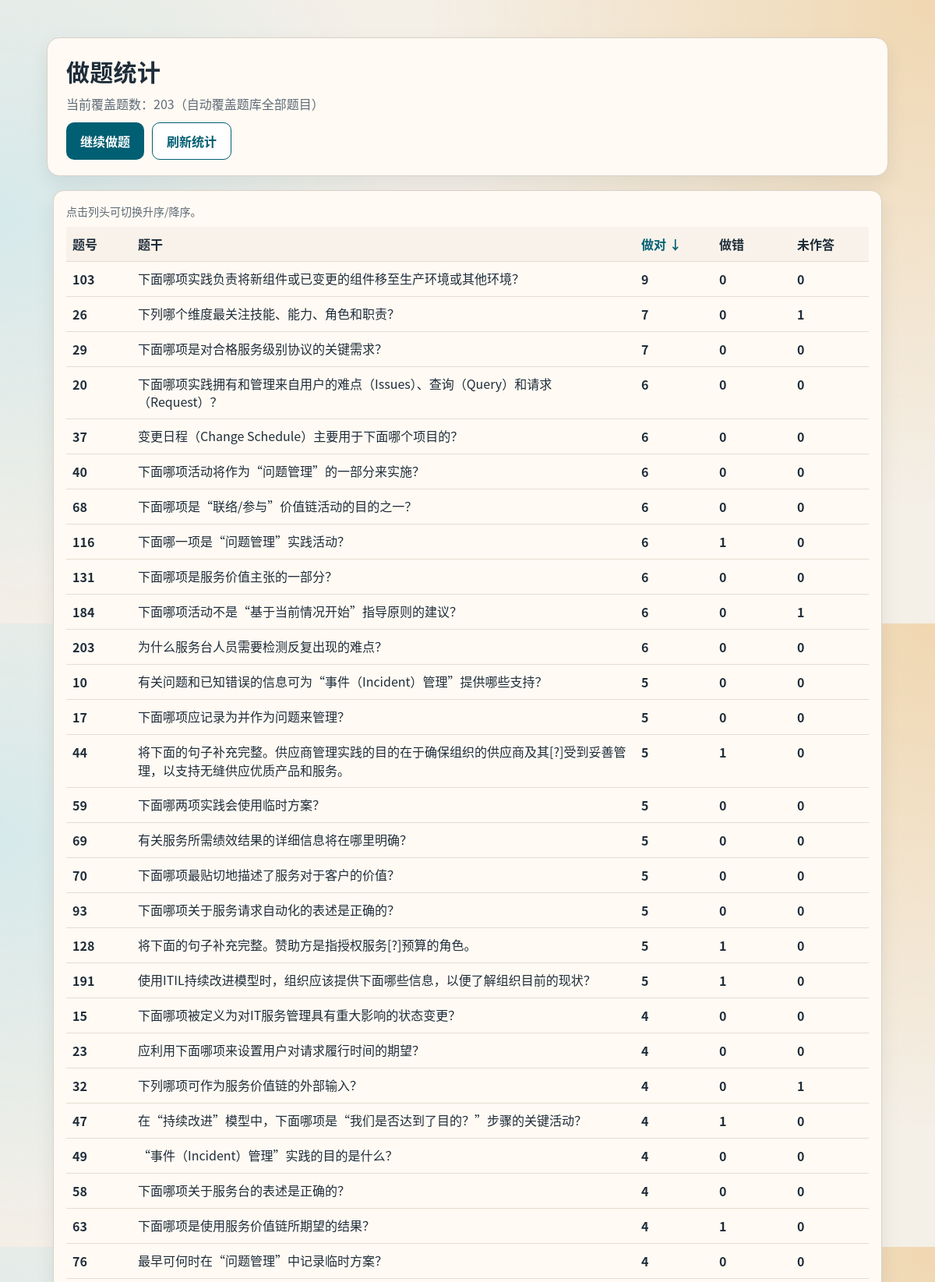
/stats?sort=correct&order=desc (upper part), run on the app's committed database.
### tables this page shows
CREATE TABLE questions (
            id INTEGER PRIMARY KEY AUTOINCREMENT,
            question_number INTEGER UNIQUE NOT NULL,
            question_text TEXT NOT NULL,
            option_a TEXT NOT NULL,
            option_b TEXT NOT NULL,
            option_c TEXT NOT NULL,
            option_d TEXT NOT NULL,
            correct_answer TEXT NOT NULL CHECK (correct_answer IN ('A', 'B', 'C', 'D'))
        );

### app.py (the view)
@app.route("/stats", methods=["GET"])
def stats_page():
    sync_stats_questions()
    sort_key = request.args.get("sort", "question")
    order = request.args.get("order", "asc")
    rows, normalized_sort, normalized_order = query_stats_rows(sort_key, order)
    next_orders: dict[str, str] = {}
    for key in SORT_FIELD_MAP:
        if key == normalized_sort:
            next_orders[key] = "desc" if normalized_order == "asc" else "asc"
        else:
            next_orders[key] = "asc" if key == "question" else "desc"
    return render_template(
        "stats.html",
        stats_rows=rows,
        total_questions=len(rows),
        sort_key=normalized_sort,
        sort_order=normalized_order,
        next_orders=next_orders,
    )

### app.py (called while the page is built)
def open_db_connection() -> sqlite3.Connection:
    connection = sqlite3.connect(DB_PATH)
    connection.execute("PRAGMA journal_mode=OFF")
    connection.execute("PRAGMA synchronous=OFF")
    return connection

def open_stats_connection() -> sqlite3.Connection:
    connection = sqlite3.connect(STATS_DB_PATH)
    connection.execute("PRAGMA journal_mode=OFF")
    connection.execute("PRAGMA synchronous=OFF")
    return connection

def create_stats_tables(connection: sqlite3.Connection) -> None:
    connection.execute(
        """
        CREATE TABLE IF NOT EXISTS question_stats (
            question_id INTEGER PRIMARY KEY,
            question_number INTEGER UNIQUE NOT NULL,
            correct_count INTEGER NOT NULL DEFAULT 0,
            wrong_count INTEGER NOT NULL DEFAULT 0,
            unanswered_count INTEGER NOT NULL DEFAULT 0,
            updated_at REAL NOT NULL
        )
        """
    )

def get_connection() -> sqlite3.Connection:
    connection = open_db_connection()
    connection.row_factory = sqlite3.Row
    return connection

### templates/stats.html (shortened to what this page needs)
﻿<!doctype html>
<html lang="zh-CN">
<head>
  <link rel="stylesheet" href="{{ url_for('static', filename='style.css') }}">
</head>
<body class="stats-page">
  <header class="page-header">
    <h1>做题统计</h1>
    <p>当前覆盖题数：{{ total_questions }}（自动覆盖题库全部题目）</p>
    <div class="header-actions">
      <a href="{{ url_for('quiz_page') }}" class="primary-btn">继续做题</a>
      <a href="{{ url_for('stats_page') }}" class="secondary-btn">刷新统计</a>
    </div>
  </header>
  <main class="content">
    <section class="card">
      <div class="stats-hint">点击列头可切换升序/降序。</div>
      <div class="stats-table-wrap">
        <table class="stats-table">
          <thead>
            <tr>
              <th>
                <a href="{{ url_for('stats_page', sort='question', order=next_orders['question']) }}" class="sort-link{% if sort_key == 'question' %} active{% endif %}">
                  题号{% if sort_key == 'question' %} {{ '↑' if sort_order == 'asc' else '↓' }}{% endif %}
                </a>
              </th>
              <th>题干</th>
              <th>
                <a href="{{ url_for('stats_page', sort='correct', order=next_orders['correct']) }}" class="sort-link{% if sort_key == 'correct' %} active{% endif %}">
                  做对{% if sort_key == 'correct' %} {{ '↑' if sort_order == 'asc' else '↓' }}{% endif %}
                </a>
              </th>
              <th>
                <a href="{{ url_for('stats_page', sort='wrong', order=next_orders['wrong']) }}" class="sort-link{% if sort_key == 'wrong' %} active{% endif %}">
                  做错{% if sort_key == 'wrong' %} {{ '↑' if sort_order == 'asc' else '↓' }}{% endif %}
                </a>
              </th>
              <th>
                <a href="{{ url_for('stats_page', sort='unanswered', order=next_orders['unanswered']) }}" class="sort-link{% if sort_key == 'unanswered' %} active{% endif %}">
                  未作答{% if sort_key == 'unanswered' %} {{ '↑' if sort_order == 'asc' else '↓' }}{% endif %}
                </a>
              </th>
            </tr>
          </thead>
          <tbody>
            {% for row in stats_rows %}
            <tr>
              <td class="col-number">{{ row.question_number }}</td>
              <td class="col-question">{{ row.question_text }}</td>
              <td class="col-correct">{{ row.correct_count }}</td>
              <td class="col-wrong">{{ row.wrong_count }}</td>
              <td class="col-unanswered">{{ row.unanswered_count }}</td>
            </tr>
            {% endfor %}
          </tbody>
        </table>
      </div>
    </section>
  </main>
</body>
</html>

### static/style.css (style rules this page uses)
:root { --bg: #f4efe7; --panel: #fffaf3; --ink: #1f2d3a; --ink-soft: #5f6b77; --primary: #005f73; --primary-hover: #0a7f96; --accent: #d9a441; --ok-bg: #def4e8; --ok-border: #2b8f62; --bad-bg: #ffe2e2; --bad-border: #c43636; --border: #d9d1c8; --card-shadow: 0 10px 24px rgba(14, 35, 48, 0.08); }
* { box-sizing: border-box; }
body { margin: 0; font-family: "Microsoft YaHei", "PingFang SC", "Noto Sans CJK SC", sans-serif; color: var(--ink); background: radial-gradient(circle at top right, #f0d7b1 0%, transparent 45%), radial-gradient(circle at left 35%, #d6e9ea 0%, transparent 40%), var(--bg); min-height: 100vh; }
.page-header { max-width: 1080px; margin: 24px auto 0; padding: 20px 24px; border: 1px solid var(--border); border-radius: 16px; background: var(--panel); box-shadow: var(--card-shadow); }
.page-header h1 { margin: 0; font-size: 30px; letter-spacing: 0.3px; }
.page-header p { margin: 8px 0 0; color: var(--ink-soft); font-size: 16px; }
.header-actions { display: flex; gap: 10px; flex-wrap: wrap; margin-top: 12px; }
.content { max-width: 1080px; margin: 18px auto 40px; padding: 0 8px; }
.card { padding: 16px; border-radius: 14px; border: 1px solid var(--border); background: var(--panel); box-shadow: var(--card-shadow); }
.primary-btn { display: inline-flex; justify-content: center; align-items: center; padding: 11px 18px; border: none; border-radius: 10px; text-decoration: none; background: var(--primary); color: #fff; font-size: 16px; font-weight: 700; cursor: pointer; }
.secondary-btn { display: inline-flex; justify-content: center; align-items: center; padding: 11px 18px; border: 1px solid var(--primary); border-radius: 10px; text-decoration: none; background: #fff; color: var(--primary); font-size: 16px; font-weight: 700; cursor: pointer; }
.stats-hint { color: var(--ink-soft); margin-bottom: 10px; font-size: 14px; }
.stats-table-wrap { overflow: auto; }
.stats-table { width: 100%; border-collapse: collapse; min-width: 760px; }
.stats-table th, .stats-table td { border-bottom: 1px solid #e4ddd3; padding: 10px 8px; text-align: left; vertical-align: top; }
.stats-table th { background: #f8f2ea; position: sticky; top: 0; z-index: 1; }
.sort-link { text-decoration: none; color: var(--ink); font-weight: 700; }
.sort-link.active { color: var(--primary); }
.col-number { width: 84px; font-weight: 700; }
.col-question { min-width: 420px; line-height: 1.45; }
.col-correct, .col-wrong, .col-unanswered { width: 100px; font-weight: 700; }

### data on the page
questions: question_number "103", question_text "下面哪项实践负责将新组件或已变更的组件移至生产环境或其他环境？", correct_count "9", wrong_count "0", unanswered_count "0"
questions: question_number "26", question_text "下列哪个维度最关注技能、能力、角色和职责？", correct_count "7", wrong_count "0", unanswered_count "1"
questions: question_number "29", question_text "下面哪项是对合格服务级别协议的关键需求？", correct_count "7", wrong_count "0", unanswered_count "0"
questions: question_number "20", question_text "下面哪项实践拥有和管理来自用户的难点（Issues）、查询（Query）和请求（Request）？", correct_count "6", wrong_count "0", unanswered_count "0"
questions: question_number "37", question_text "变更日程（Change Schedule）主要用于下面哪个项目的？", correct_count "6", wrong_count "0", unanswered_count "0"
questions: question_number "40", question_text "下面哪项活动将作为“问题管理”的一部分来实施？", correct_count "6", wrong_count "0", unanswered_count "0"
questions: question_number "68", question_text "下面哪项是“联络/参与”价值链活动的目的之一？", correct_count "6", wrong_count "0", unanswered_count "0"
questions: question_number "116", question_text "下面哪一项是“问题管理”实践活动？", correct_count "6", wrong_count "1", unanswered_count "0"
questions: question_number "131", question_text "下面哪项是服务价值主张的一部分？", correct_count "6", wrong_count "0", unanswered_count "0"
questions: question_number "184", question_text "下面哪项活动不是“基于当前情况开始”指导原则的建议？", correct_count "6", wrong_count "0", unanswered_count "1"
questions: question_number "203", question_text "为什么服务台人员需要检测反复出现的难点？", correct_count "6", wrong_count "0", unanswered_count "0"
questions: question_number "10", question_text "有关问题和已知错误的信息可为“事件（Incident）管理”提供哪些支持？", correct_count "5", wrong_count "0", unanswered_count "0"
questions: question_number "17", question_text "下面哪项应记录为并作为问题来管理？", correct_count "5", wrong_count "0", unanswered_count "0"
questions: question_number "44", question_text "将下面的句子补充完整。供应商管理实践的目的在于确保组织的供应商及其[?]受到妥善管理，以支持无缝供应优质产品和服务。", correct_count "5", wrong_count "1", unanswered_count "0"
questions: question_number "59", question_text "下面哪两项实践会使用临时方案？", correct_count "5", wrong_count "0", unanswered_count "0"
questions: question_number "69", question_text "有关服务所需绩效结果的详细信息将在哪里明确？", correct_count "5", wrong_count "0", unanswered_count "0"
questions: question_number "70", question_text "下面哪项最贴切地描述了服务对于客户的价值？", correct_count "5", wrong_count "0", unanswered_count "0"
questions: question_number "93", question_text "下面哪项关于服务请求自动化的表述是正确的？", correct_count "5", wrong_count "0", unanswered_count "0"
questions: question_number "128", question_text "将下面的句子补充完整。赞助方是指授权服务[?]预算的角色。", correct_count "5", wrong_count "1", unanswered_count "0"
questions: question_number "191", question_text "使用ITIL持续改进模型时，组织应该提供下面哪些信息，以便了解组织目前的现状？", correct_count "5", wrong_count "1", unanswered_count "0"
questions: question_number "15", question_text "下面哪项被定义为对IT服务管理具有重大影响的状态变更？", correct_count "4", wrong_count "0", unanswered_count "0"
questions: question_number "23", question_text "应利用下面哪项来设置用户对请求履行时间的期望？", correct_count "4", wrong_count "0", unanswered_count "0"
questions: question_number "32", question_text "下列哪项可作为服务价值链的外部输入？", correct_count "4", wrong_count "0", unanswered_count "1"
questions: question_number "47", question_text "在“持续改进”模型中，下面哪项是“我们是否达到了目的？”步骤的关键活动？", correct_count "4", wrong_count "1", unanswered_count "0"
questions: question_number "49", question_text "“事件（Incident）管理”实践的目的是什么？", correct_count "4", wrong_count "0", unanswered_count "0"
questions: question_number "58", question_text "下面哪项关于服务台的表述是正确的？", correct_count "4", wrong_count "0", unanswered_count "0"
questions: question_number "63", question_text "下面哪项是使用服务价值链所期望的结果？", correct_count "4", wrong_count "1", unanswered_count "0"
questions: question_number "76", question_text "最早可何时在“问题管理”中记录临时方案？", correct_count "4", wrong_count "0", unanswered_count "0"

### other printed values
{{ total_questions }} "203"
{{ '↑' if sort_order == 'asc' else '↓' }} "↓"
